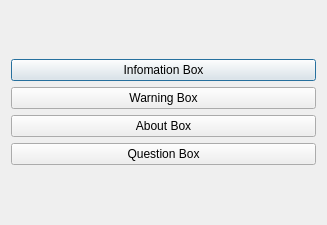
<?xml version="1.0" encoding="UTF-8"?>
<ui version="4.0">
 <class>Dialog</class>
 <widget class="QDialog" name="Dialog">
  <property name="geometry">
   <rect>
    <x>0</x>
    <y>0</y>
    <width>327</width>
    <height>225</height>
   </rect>
  </property>
  <property name="windowTitle">
   <string>Dialog</string>
  </property>
  <layout class="QGridLayout" name="gridLayout">
   <item row="0" column="0">
    <layout class="QVBoxLayout" name="verticalLayout">
     <item>
      <widget class="QPushButton" name="pushButton">
       <property name="text">
        <string>Infomation Box</string>
       </property>
      </widget>
     </item>
     <item>
      <widget class="QPushButton" name="pushButton_2">
       <property name="text">
        <string>Warning Box</string>
       </property>
      </widget>
     </item>
     <item>
      <widget class="QPushButton" name="pushButton_3">
       <property name="text">
        <string>About Box</string>
       </property>
      </widget>
     </item>
     <item>
      <widget class="QPushButton" name="pushButton_4">
       <property name="text">
        <string>Question Box</string>
       </property>
      </widget>
     </item>
    </layout>
   </item>
  </layout>
 </widget>
 <layoutdefault spacing="6" margin="11"/>
 <resources/>
 <connections/>
</ui>
